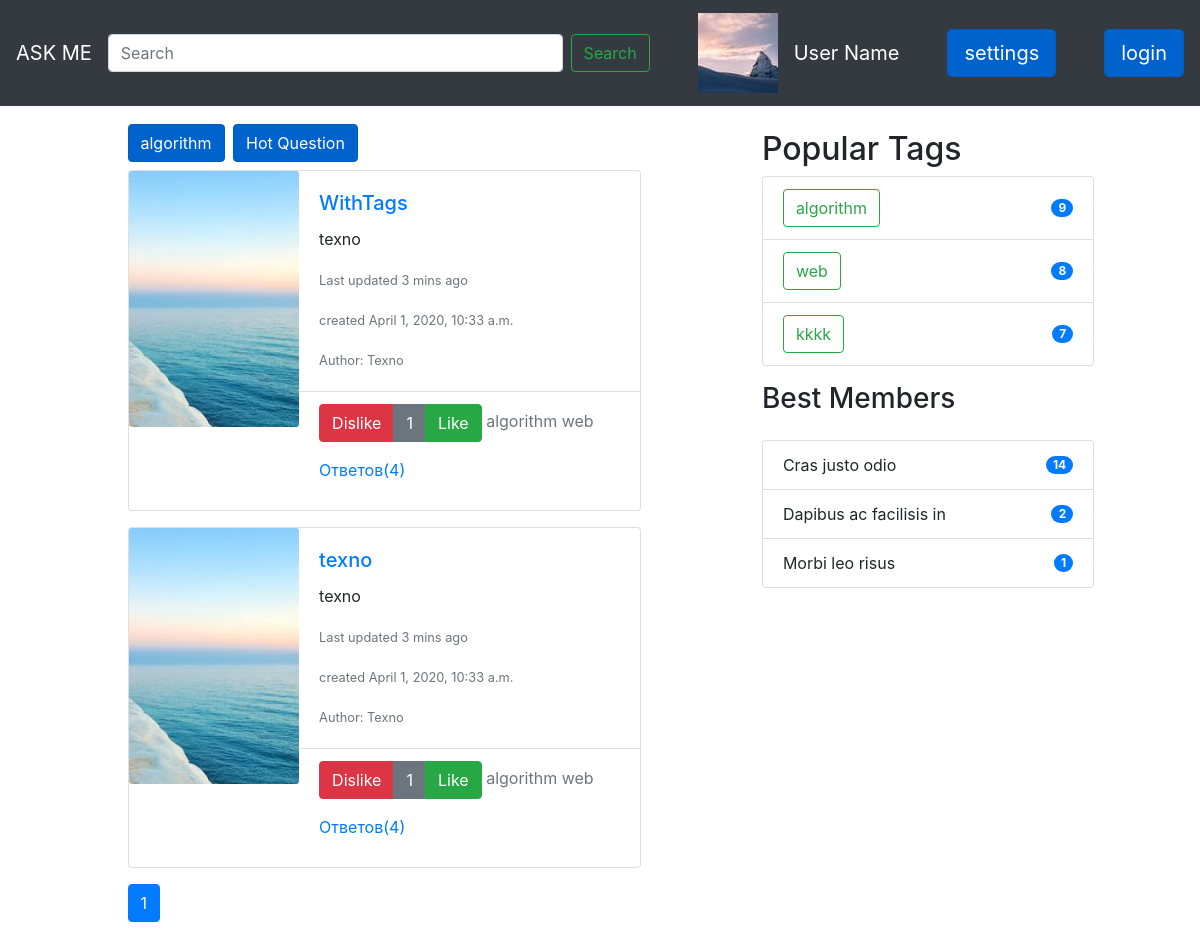
Page /tag/algorithm/ on the committed database.
### WEB/models.py (models this page shows, shortened)
class Question(models.Model):
    author = models.ForeignKey(UserProfile, on_delete=models.CASCADE)
    title = models.CharField(max_length=120, verbose_name=u"Заголовок вопроса")
    text = models.TextField(verbose_name=u"Полное описание вопроса")
    create_date = models.DateTimeField(default=datetime.now, verbose_name=u"Время создания вопроса")
    is_active = models.BooleanField(default=True, verbose_name=u"Доступность вопроса")
    tags = models.ManyToManyField(Tag, blank=True)
    objects = QuestionManager()
    like = models.IntegerField(verbose_name="Число лайков", default=0)
    class Meta:
        ordering = ['-create_date']

class UserProfile(AbstractUser):
    avatar = models.ImageField(upload_to='uploads/%Y/%m/%d/')
    name = models.CharField(max_length=255, verbose_name=u"Имя", default="NickName")

class Tag(models.Model):
    title = models.CharField(max_length=120, verbose_name=u"Заголовок ярлыка", default="Texno")
    count = models.IntegerField(verbose_name="Число упоминаний", default=0)
    objects = TagManager()

### WEB/views.py (the view)
# urls.py: path('tag/<str:tagid>/', views.tag, name='tag'),
def tag(request, tagid):
    articles = models.Question.objects.by_tag(tagid)
    paginated_data = paginate(articles, request)
    rendered_data = {"questions": paginated_data, "tags": models.Tag.objects.bestTags(), "tagName": tagid}
    return render(request, 'MainPageByTag.html', rendered_data)

### WEB/models.py (called while the page is built)
    def bestTags(self):
        return self.order_by('-count')[0:3]

    def by_tag(self, tag):
        return self.filter(is_active=True, tags__title=tag)

### WEB/views.py (called while the page is built)
def paginate(objects_list, request):
    paginator = Paginator(objects_list, 4)
    page_number = request.GET.get('page')
    try:
        page = paginator.get_page(page_number)
    except PageNotAnInteger:
        page = paginator.page(1)
    except EmptyPage:
        page = paginator.page(paginator.num_pages)
    return page

### templates/MainPageByTag.html
{% extends 'base.html' %}
{% block content %}
     <h2>
          <a href="" class="btn btn-primary active" role="button" aria-pressed="true">{{ tagName }}</a>
          <a href="{% url 'Hot' %}" class="btn btn-primary active" role="button" aria-pressed="true">Hot Question</a>
      </h2>
      {% for question in questions %}
        {% include 'OneQuestion.html' with q=question tags=question.tags.all%}
    {% endfor %}
    {% include 'Pager.html' with pages=questions %}
{% endblock content %}

### templates/OneQuestion.html
{% load static %}
                <div class="card mb-3 " style="max-width: 740px;">
                    <div class="row no-gutters">
                        <div class="col-md-4">
                            <img src="{% static 'WEB/Img/questionImg.jpg' %}" class="card-img" alt="...">
                        </div>
                        <div class="col-md-8">
                            <div class="card-body">
                                <h5 class="card-title"><a href = "{% url 'question' qid=q.id %}">{{ q.title }}</a></h5>
                                <p class="card-text">{{ q.text }}</p>
                                <p class="card-text"><small class="text-muted">Last updated 3 mins ago</small></p>
                                <p class="card-text"><small class="text-muted">created {{ q.create_date }}</small></p>
                                <p class="card-text"><small class="text-muted">Author: {{q.author.name}}</small></p>
                            </div>
                            <div class="card-footer bg-transparent text-muted">
                                <div class="row-1">
                                    <div class="btn-group" role="group" aria-label="Basic example">
                                        <button type="button" class="btn btn-danger">Dislike</button>
                                        <button type="button" class="btn btn-secondary">{{ question.like }}</button>
                                        <button type="button" class="btn btn-success">Like</button>
                                    </div>
                                      {% for tag in tags %}
                                          <src class="tag tag-primary">{{ tag.title }}</src>
                                      {% endfor %}
                                </div>
                                <div class="row-1 my-3">
                                    <a href = "{% url 'question' qid=q.id %}">Ответов(4)</a>
                                </div>
                            </div>
                        </div>
                    </div>
                </div>

### templates/tags.html
 {% load static %}
<h2>
                Popular Tags
            </h2>
            <ul class="list-group ">
                  {% for tag in bestTags %}
                        <li class="list-group-item d-flex justify-content-between align-items-center">
                            <a href="{% url 'tag' tagid=tag.title %}" class="btn btn-outline-success my-2 my-sm-0" type="submit">{{ tag.title }}</a>
                         <span class="badge badge-primary badge-pill">{{ tag.count }}</span>
                    </li>
                  {% endfor %}
            </ul>
            <div class="row my-3">
                <div class="col">
                    <h3>
                        Best Members
                    </h3>
                </div>
            </div>
            <ul class="list-group">
                <li class="list-group-item d-flex justify-content-between align-items-center">
                    Cras justo odio
                    <span class="badge badge-primary badge-pill">14</span>
                </li>
                <li class="list-group-item d-flex justify-content-between align-items-center">
                    Dapibus ac facilisis in
                    <span class="badge badge-primary badge-pill">2</span>
                </li>
                <li class="list-group-item d-flex justify-content-between align-items-center">
                    Morbi leo risus
                    <span class="badge badge-primary badge-pill">1</span>
                </li>
            </ul>

### rows in the picture
Question: title "WithTags", text "texno", create_date "April 1, 2020, 10:33 a.m.", author.name "Texno", like "1"
Tag: title "algorithm"
Tag: title "web"
Question: title "texno", text "texno", create_date "April 1, 2020, 10:33 a.m.", author.name "Texno", like "1"
Tag: title "algorithm"
Tag: title "web"
Tag: title "algorithm", count "9"
Tag: title "web", count "8"
Tag: title "kkkk", count "7"

### other values in the picture
{{ tagName }} "algorithm"
{{ pages.number }} "1"
